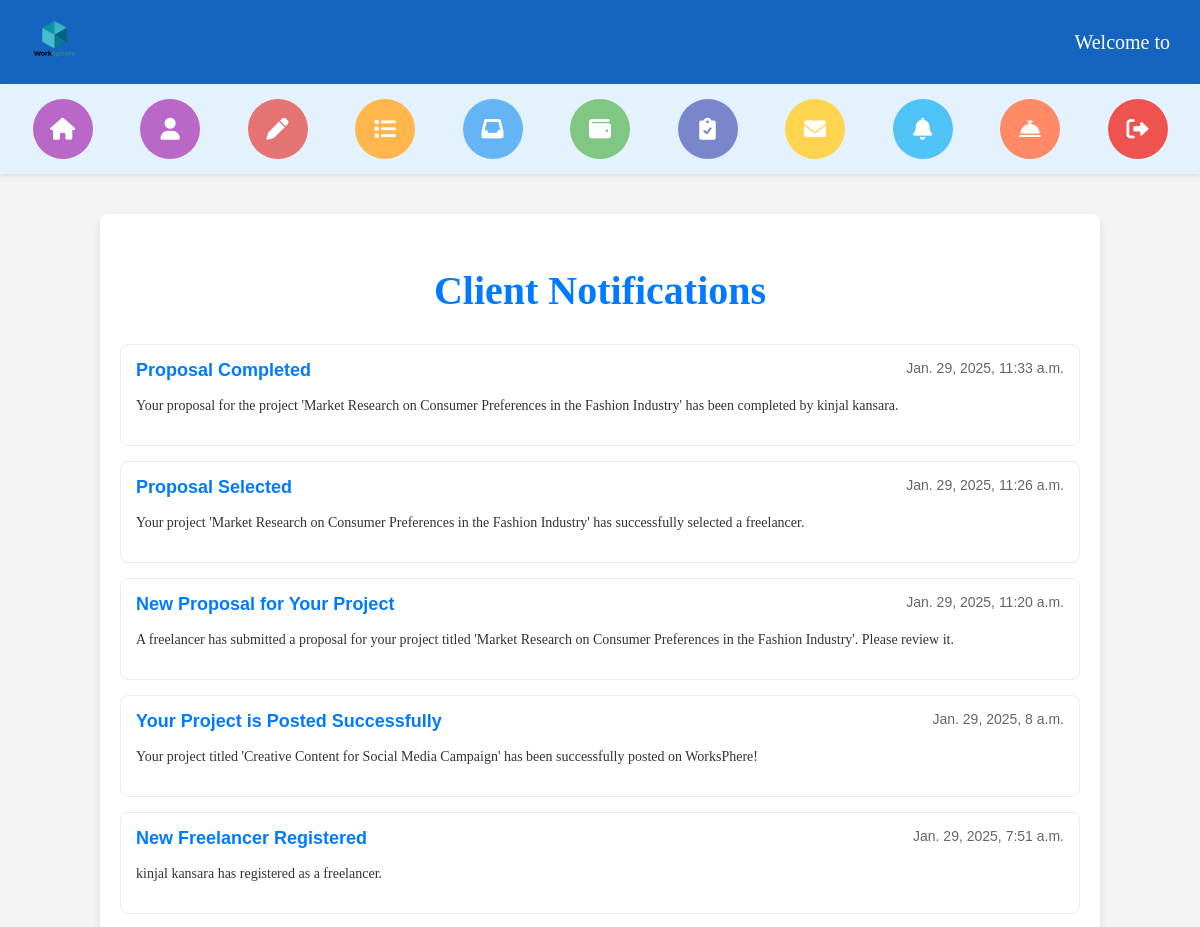
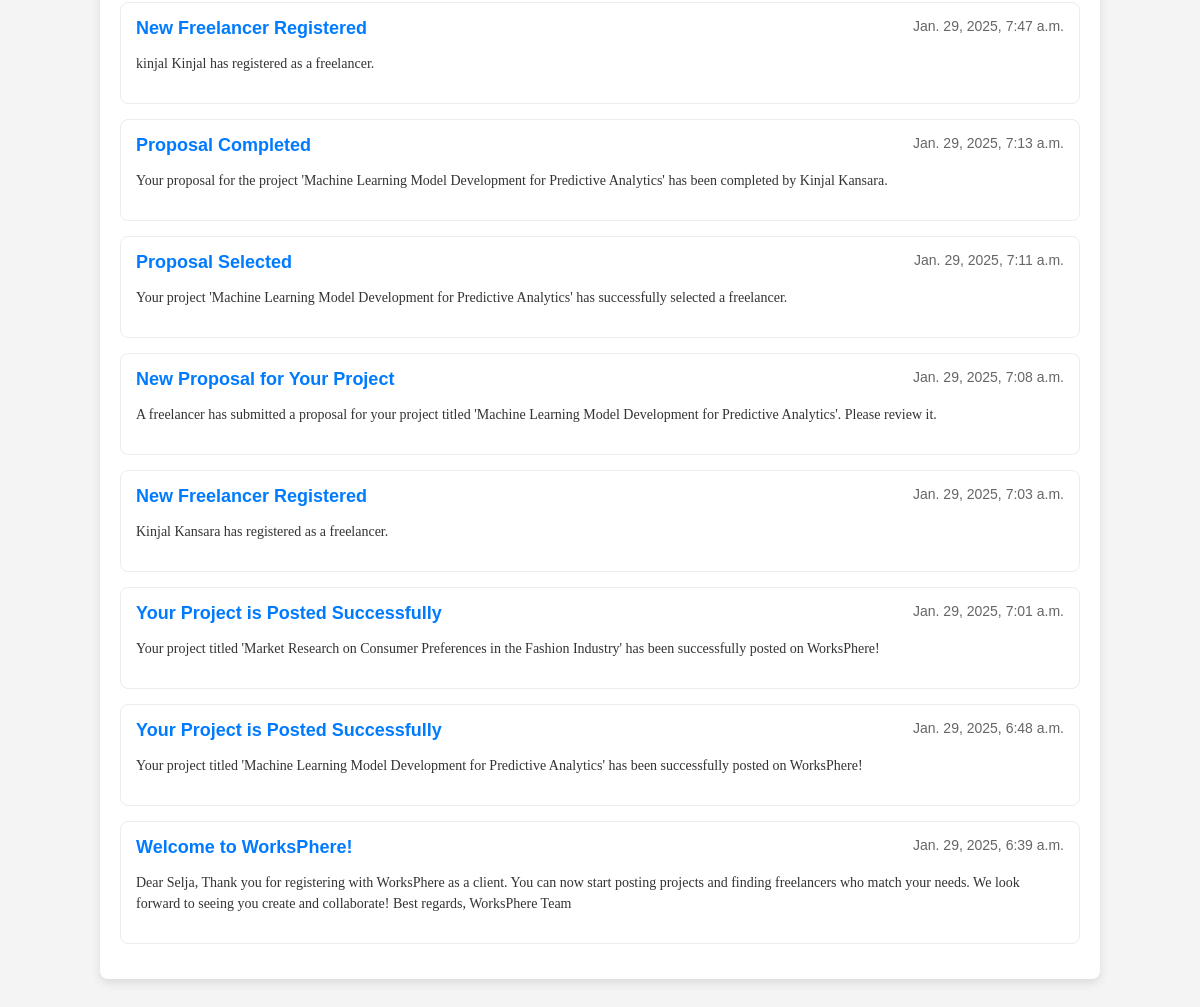
The page /client/client_notification/ (signed in) on the database its author committed (2 pictures, top to bottom).
### notification/models.py (models this page shows, shortened)
class Notification(models.Model):
    NOTIFICATION_TYPES = [
        ('admin', 'Admin'),
        ('client', 'Client'),
        ('freelancer', 'Freelancer'),
    ]
    title = models.CharField(max_length=255)
    message = models.TextField()
    notification_type = models.CharField(choices=NOTIFICATION_TYPES, max_length=50)
    username = models.CharField(max_length=50, null=True)
    is_read = models.BooleanField(default=False)
    created_at = models.DateTimeField(auto_now_add=True)

### client/views.py (the view)
# urls.py: path('client_notification/', views.client_notification, name='client_notification'),
def client_notification(request):
    username = request.session.get('logged_user')
    role = request.session.get('role')  # e.g., 'ADMIN', 'CLIENT', 'FREELANCER'
    if role == 'ADMIN':
        notifications = Notification.objects.filter(notification_type='admin').order_by('-created_at')
    elif role == 'CLIENT':
        notifications = Notification.objects.filter(notification_type='client',).order_by('-created_at')
    elif role == 'FREELANCER':
        notifications = Notification.objects.filter(notification_type='freelancer').order_by('-created_at')
    else:
        return redirect('client_register_login')
    context = {
        'notifications': notifications,
    }
    return render(request, 'client_notification.html', context)

### client/templates/client_notification.html (shortened to what this page needs)
{% extends 'header_2.html' %}
{% block content %}
<div class="container">
    <div class="notifications-container">
        <h2 class="notifications-title">Client Notifications</h2>
        {% for notification in notifications %}
        <div class="notification-item">
            <div class="notification-header">
                <strong class="notification-title">{{ notification.title }}</strong>
                <span class="notification-date">{{ notification.created_at }}</span>
            </div>
            <p class="notification-message">{{ notification.message }}</p>
        </div>
        {% empty %}
        <div class="no-notifications">
            <p>No notifications available.</p>
        </div>
        {% endfor %}
    </div>
</div>
{% endblock %}

### client/templates/client_notification.html (style rules this page uses)
.container { max-width: 1000px; margin: 40px auto; padding: 0 20px; }
.notifications-title { font-size: 40px; font-family: Candara; color: #007bff; text-align: center; margin-bottom: 30px; }
.notifications-container { background-color: #fff; padding: 20px; border-radius: 8px; box-shadow: 0 4px 10px rgba(0, 0, 0, 0.1); }
.notification-item { padding: 15px; border: 1px solid #ececec; margin-bottom: 15px; border-radius: 8px; transition: background-color 0.3s ease; }
.notification-header { display: flex; justify-content: space-between; margin-bottom: 10px; }
.notification-title { font-size: 18px; font-family: 'Candara', sans-serif; color: #007bff; }
.notification-date { font-size: 14px; color: #666; font-family: 'Verdana', sans-serif; }
.notification-message { font-size: 14px; color: #333; font-family: Verdana; line-height: 1.5; }

### rows shown on the page
Notification: title "Proposal Completed", created_at "Jan. 29, 2025, 11:33 a.m.", message "Your proposal for the project 'Market Research on Consumer Preferences in the Fashion Industry' has been completed by kinjal kansara."
Notification: title "Proposal Selected", created_at "Jan. 29, 2025, 11:26 a.m.", message "Your project 'Market Research on Consumer Preferences in the Fashion Industry' has successfully selected a freelancer."
Notification: title "New Proposal for Your Project", created_at "Jan. 29, 2025, 11:20 a.m.", message "A freelancer has submitted a proposal for your project titled 'Market Research on Consumer Preferences in the Fashion Industry'. Please review it."
Notification: title "Your Project is Posted Successfully", created_at "Jan. 29, 2025, 8 a.m.", message "Your project titled 'Creative Content for Social Media Campaign' has been successfully posted on WorksPhere!"
Notification: title "New Freelancer Registered", created_at "Jan. 29, 2025, 7:51 a.m.", message "kinjal kansara has registered as a freelancer."
Notification: title "New Freelancer Registered", created_at "Jan. 29, 2025, 7:47 a.m.", message "kinjal Kinjal has registered as a freelancer."
Notification: title "Proposal Completed", created_at "Jan. 29, 2025, 7:13 a.m.", message "Your proposal for the project 'Machine Learning Model Development for Predictive Analytics' has been completed by Kinjal Kansara."
Notification: title "Proposal Selected", created_at "Jan. 29, 2025, 7:11 a.m.", message "Your project 'Machine Learning Model Development for Predictive Analytics' has successfully selected a freelancer."
Notification: title "New Proposal for Your Project", created_at "Jan. 29, 2025, 7:08 a.m.", message "A freelancer has submitted a proposal for your project titled 'Machine Learning Model Development for Predictive Analytics'. Please review it."
Notification: title "New Freelancer Registered", created_at "Jan. 29, 2025, 7:03 a.m.", message "Kinjal Kansara has registered as a freelancer."
Notification: title "Your Project is Posted Successfully", created_at "Jan. 29, 2025, 7:01 a.m.", message "Your project titled 'Market Research on Consumer Preferences in the Fashion Industry' has been successfully posted on WorksPhere!"
Notification: title "Your Project is Posted Successfully", created_at "Jan. 29, 2025, 6:48 a.m.", message "Your project titled 'Machine Learning Model Development for Predictive Analytics' has been successfully posted on WorksPhere!"
Notification: title "Welcome to WorksPhere!", created_at "Jan. 29, 2025, 6:39 a.m.", message "Dear Selja, Thank you for registering with WorksPhere as a client. You can now start posting projects and finding freelancers who match your needs. We look forward to seeing you create and collaborate! Best regards, WorksPhere Team"
